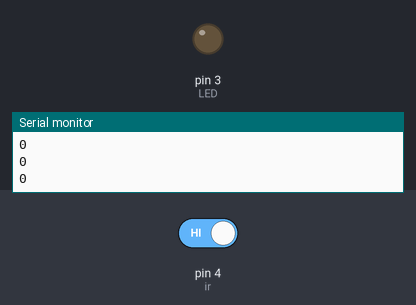
This sketch was run on a simulated Arduino Uno, built with avr-gcc and run on an emulated ATmega328P. Shown: output pins drawn as LEDs (lit = HIGH), the last lines printed to the serial monitor. The test bench sets the inputs (shaded band); at power-on: pin 4 (ir) HIGH.

Above: at 1.2 s.
1.3 s: pin 4 (ir) driven LOW
At 2.5 s:
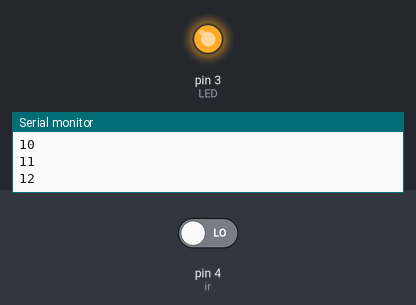
2.8 s: pin 4 (ir) driven HIGH
At 3.9 s:
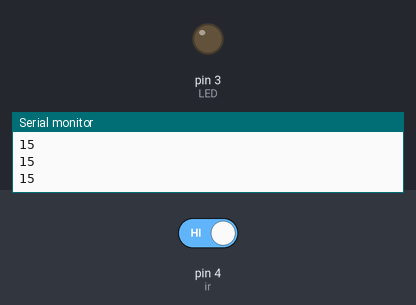
Timing chart, 0 to 5.8 s (numbered marks = the images above; inputs shaded):
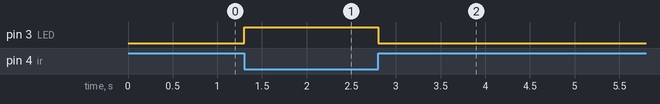

Measured:
- after the input at 1.3 s, pin 3 (LED): LOW → HIGH at once
- after the input at 2.8 s, pin 3 (LED): HIGH → LOW at once

The sketch:

sensor__ir.ino
```cpp
int LED=3;
int ir=4;
int entry=0;
int ir1;
//int total=entry+exit1;

void setup() {

  pinMode(LED,OUTPUT);
  pinMode(ir,INPUT);
  Serial.begin(9600);
  // put your setup code here, to run once:

}

void loop() {
  ir1 = digitalRead(ir);
  if (ir1 == LOW)
  {  digitalWrite(LED,HIGH);
     entry=entry+1;
  }
  else
  {
    digitalWrite(LED,LOW);

    }

    Serial.println(entry);
    delay(100);


  // put your main code here, to run repeatedly:

}
```
